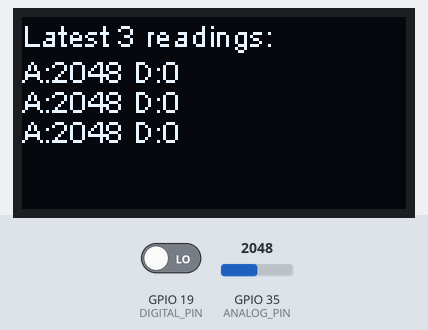
The sketch below on a simulated ESP32. Parts: 128×64 one-colour display. The test bench sets the inputs (shaded band); at power-on: GPIO 35 (ANALOG_PIN) = 2048, GPIO 19 (DIGITAL_PIN) LOW. WiFi joins after 1.5 s; servers stay silent unless stated; the local clock reads 2024-03-15 10:24:30 at power-on unless the sketch sets it; no MQTT or app messages arrive unless stated; what the sketch prints to the serial monitor is not drawn.

Above: at 2.7 s.
2.8 s: GPIO 35 (ANALOG_PIN) set to 1030
At 3.2 s:
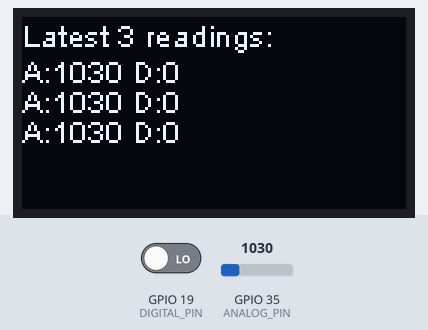
4.3 s: GPIO 35 (ANALOG_PIN) set to 960
At 5.0 s:
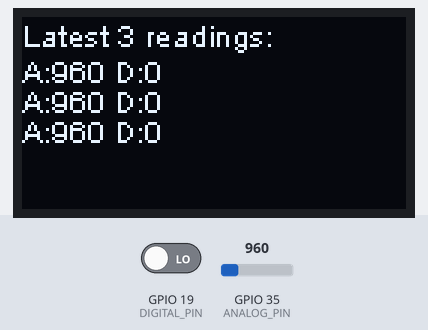
5.9 s: GPIO 19 (DIGITAL_PIN) driven HIGH
At 6.6 s:
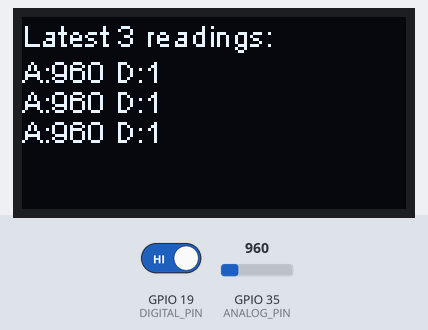
7.4 s: GPIO 19 (DIGITAL_PIN) driven LOW
At 7.44 s:
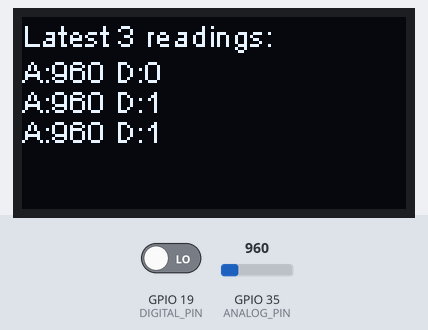
8.9 s: GPIO 35 (ANALOG_PIN) set to 1228
At 9.8 s:
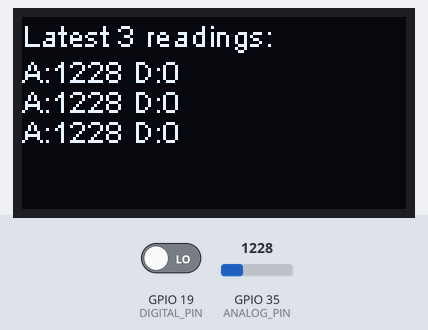
Timing chart, 0 to 11.5 s (numbered marks = the images above; inputs shaded):
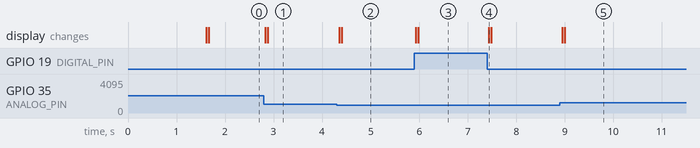

Measured:
- after the input at 2.8 s, the display: first changes at once (image 1 shows a later state)
- after the input at 4.3 s, the display: first changes after 0.05 s (image 2 shows a later state)
- after the input at 5.9 s, the display: first changes at once (image 3 shows a later state)
- after the input at 7.4 s, the display: changes at once (image 4)
- after the input at 8.9 s, the display: first changes after 0.05 s (image 5 shows a later state)

The sketch:

mqtt_test.ino
```cpp
#include <Wire.h>
#include "SSD1306Wire.h"
#include "PubSubClient.h"
#include "WiFi.h"
#include "time.h"
#include <ArduinoJson.h>

// KY-037 pins
#define ANALOG_PIN 35  // AO → ADC-capable pin
#define DIGITAL_PIN 19 // DO → digital pin

const char* ssid = "wifi_username";
const char* wifi_password = "wifi_pass";

const char* mqtt_server = "172.20.10.3";
const char* IDENTIFIER_TOPIC = "esp1_identifier";
const char* DATA_TOPIC = "esp1_data";
const char* mqtt_username = "cloud";
const char* mqtt_password = "123";
const char* clientID = "esp_1";
const int port = 1883;

// use NTP to get time
const char* ntpServer = "pool.ntp.org";
const long  gmtOffset_sec = 8 * 3600;
const int   daylightOffset_sec = 0;

// OLED setup
SSD1306Wire display(0x3C, 4, 5); // SDA, SCL

// Store last 3 readings
const int MAX_POINTS = 3;
int analogValues[MAX_POINTS] = {0};
int digitalValues[MAX_POINTS] = {0};

WiFiClient wifiClient;
PubSubClient client(mqtt_server, port, wifiClient);

String getFormattedTime() {
  struct tm timeinfo;

  uint32_t ms = millis() % 1000;

  if(!getLocalTime(&timeinfo)){
    return "Time Not Synced";
  }

  char timeString[64];
  strftime(timeString, 64, "%Y-%m-%d %H:%M:%S", &timeinfo);

  char fullTimeString[70];
  snprintf(fullTimeString, sizeof(fullTimeString), "%s.%03u", timeString, ms);

  return String(fullTimeString);
}

void connect_MQTT() {
  Serial.print("Connecting to ");
  Serial.println(ssid);

  WiFi.begin(ssid, wifi_password);
  while (WiFi.status() != WL_CONNECTED) {
    delay(500);
    Serial.print(".");
  }

  Serial.println("WiFi connected");
  Serial.print("IP address: ");
  Serial.println(WiFi.localIP());

  configTime(gmtOffset_sec, daylightOffset_sec, ntpServer);
  Serial.println("Time synchronization started...");

  if (client.connect(clientID, mqtt_username, mqtt_password)) {
    Serial.println("Connected to MQTT Broker!");
    if (client.publish(IDENTIFIER_TOPIC, clientID)) {
      Serial.print("Sent ClientID: ");
      Serial.println(clientID);
    } else {
      Serial.println("Failed to get ClientID.");
    }
  } else {
    Serial.println("Connection to MQTT Broker failed...");
  }
}

void setup() {
  Serial.begin(115200);

  display.init();
  display.clear();
  display.drawString(0, 0, "KY-037 Sound Display");
  display.display();

  pinMode(ANALOG_PIN, INPUT);
  pinMode(DIGITAL_PIN, INPUT);

  // WiFi + MQTT only connect once here
  connect_MQTT();
}

void loop() {
  // Keep MQTT connection alive
  if (!client.connected()) {
    if (client.connect(clientID, mqtt_username, mqtt_password)) {
      Serial.println("Reconnected!");
      client.publish(IDENTIFIER_TOPIC, clientID);
    }
  }
  client.loop();

  Serial.setTimeout(2000);

  int analogValue = analogRead(ANALOG_PIN);
  int digitalValue = digitalRead(DIGITAL_PIN);

  String currentTimestamp = getFormattedTime();

  Serial.print("Timestamp: ");
  Serial.print(currentTimestamp);
  Serial.print("  | Analog: ");
  Serial.print(analogValue);
  Serial.print("  | Digital: ");
  Serial.println(digitalValue);

  StaticJsonDocument<200> doc;

  doc["timestamp"] = currentTimestamp;
  doc["analog"] = analogValue;
  doc["digital"] = digitalValue;

  char jsonBuffer[200];
  serializeJson(doc, jsonBuffer);

  if (client.publish(DATA_TOPIC, jsonBuffer)) {
    Serial.print("JSON Payload sent to ");
    Serial.print(DATA_TOPIC);
    Serial.print(": ");
    Serial.println(jsonBuffer);
  } else {
    Serial.println("Payload failed to send. Reconnecting to MQTT Broker and trying again");
    client.connect(clientID, mqtt_username, mqtt_password);
    delay(10);
    client.publish(DATA_TOPIC, jsonBuffer);
  }


  for (int i = MAX_POINTS - 1; i > 0; i--) {
    analogValues[i] = analogValues[i - 1];
    digitalValues[i] = digitalValues[i - 1];
  }

  analogValues[0] = analogValue;
  digitalValues[0] = digitalValue;

  display.clear();
  display.drawString(0, 0, "Latest 3 readings:");
  for (int i = 0; i < MAX_POINTS; i++) {
    int y = 12 + i * 10;
    String line = "A:" + String(analogValues[i]) + " D:" + String(digitalValues[i]);
    display.drawString(0, y, line);
  }

  display.display();
  delay(10);
}
```
